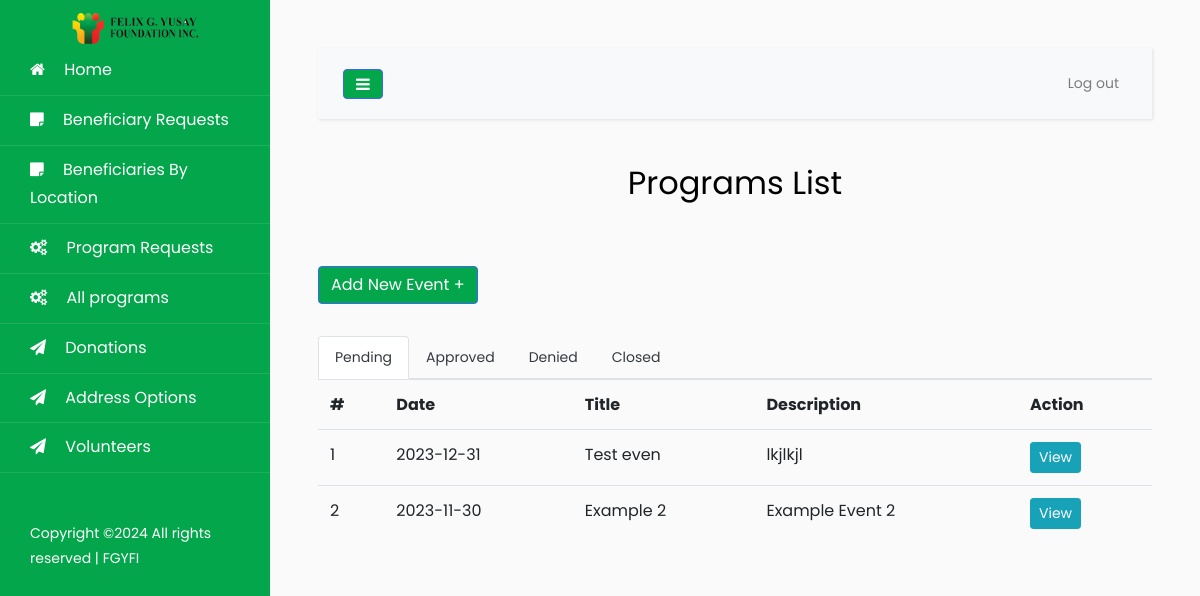
The page /pages/programs.php?catId=1 (signed in) on the database its author committed.
### tables this page shows
CREATE TABLE `program` (
  `Id` int(11) NOT NULL AUTO_INCREMENT,
  `title` varchar(255) DEFAULT NULL,
  `date` date DEFAULT NULL,
  `time` time DEFAULT NULL,
  `description` text,
  `categoryId` int(11) DEFAULT NULL,
  `address` text,
  `notes` text,
  `maxVolunteer` int(255) DEFAULT NULL,
  `amountSpent` double DEFAULT NULL,
  `status` varchar(255) DEFAULT 'Pending',
  `image` varchar(150) NOT NULL,
  PRIMARY KEY (`Id`)
);

### config/functions.php (called while the page is built, shortened)
<?php
function get_query_string($keyword, $default){
	return (isset($_GET[$keyword]) && $_GET[$keyword] != '') ? $_GET[$keyword] : $default;
}
function char_limit($x, $length){
	$result = $x;
  if(strlen($x)<=$length)
  {
    $result = $x;
  }
  else
  {
    $y=substr($x,0,$length) . '...';
    $result = $y;
  }
	return $result;
}
?>

### config/Models.php (called while the page is built, shortened)
<?php
include "CRUD.php";
include "functions.php";
function program() {
	$crud = new CRUD;
	$crud->table = "program";
	return $crud;
}
?>

### config/CRUD.php (called while the page is built)
<?php class CRUD{var $table;var $obj=array();function arrayToQuery($query){$query_array=array();foreach($query as $key=>$key_value){if($key_value=="NOW()"){$query_array[]="$key=$key_value";}else{$query_array[]="$key='".htmlspecialchars($key_value,ENT_QUOTES)."'";}}return implode(', ',$query_array);}function list($query=""){$query=$query?"where ".$query:"";$db=Database::connect();$pdo=$db->prepare("select * from $this->table $query");$pdo->execute();$result=$pdo->fetchAll(PDO::FETCH_OBJ);Database::disconnect();return $result;}function count($query=""){$query=$query?"where ".$query:"";$db=Database::connect();$pdo=$db->prepare("select * from $this->table $query");$pdo->execute();Database::disconnect();return $pdo->rowCount();}function get($args){$db=Database::connect();$pdo=$db->prepare("select * from $this->table where $args");$pdo->execute();$result=$pdo->fetch(PDO::FETCH_OBJ);Database::disconnect();return $result;}function create(){$object=$this->arrayToQuery($this->obj);$db=Database::connect();$pdo=$db->prepare("insert into $this->table set $object");$pdo->execute();Database::disconnect();}function update($args){$object=$this->arrayToQuery($this->obj);$db=Database::connect();$pdo=$db->prepare("update $this->table set $object where $args");$pdo->execute();Database::disconnect();}function delete($args){$db=Database::connect();$pdo=$db->prepare("delete from $this->table where $args");$pdo->execute();Database::disconnect();}} ?>

### pages/programs.php (the view, shortened to what this page needs)
<?php
$ROOT_DIR="../";
include $ROOT_DIR . "templates/header.php";
$catId = $_GET["catId"];
$status = get_query_string("status", "Pending");
$program_list = program()->list("categoryId=$catId and status='$status'");
$pActive = "";
$aActive = "";
$dActive = "";
$cActive = "";
if ($status=="Pending") {
  $pActive = "active";
}
?>
<center>
<h2>Programs List</h2>
</center>
<br><br>
<button type="button" class="btn btn-primary mb-3" href="javascript:void(0)" id="btn-add-item">
  Add New Event +
</button>
<ul class="nav nav-tabs mt-3">
<li class="nav-item">
  <a class="nav-link text-dark <?=$pActive?>" href="?catId=<?=$catId?>&status=Pending">Pending</a>
</li>
<li class="nav-item">
  <a class="nav-link text-dark <?=$aActive?>" href="?catId=<?=$catId?>&status=Approved">Approved</a>
</li>
<li class="nav-item">
  <a class="nav-link text-dark <?=$dActive?>" href="?catId=<?=$catId?>&status=Denied">Denied</a>
</li>
<li class="nav-item">
  <a class="nav-link text-dark <?=$cActive?>" href="?catId=<?=$catId?>&status=Closed">Closed</a>
</li>
</ul>
<table class="table">
  <tr>
    <th>#</th>
    <th>Date</th>
    <th>Title</th>
    <th>Description</th>
    <th>Action</th>
  </tr>
<?php
  $count = 0;
 foreach ($program_list as $row):
   $count +=1;
    ?>
  <tr class="item-items">
    <td class="item-data"
    ><?=$count;?></td>
    <td><?=$row->date;?></td>
    <td><?=$row->title;?></td>
    <td><?=char_limit($row->description, 100);?></td>
    <td>
      <div class="action-btn">
        <a href="program-detail.php?Id=<?=$row->Id;?>" class="btn btn-info btn-sm">View</a>
      </div>
    </td>
  </tr>
<?php endforeach; ?>
</table>
<?php include $ROOT_DIR . "templates/footer.php"; ?>

### templates/header.php (style rules this page uses)
.btn-primary { background: #03a64a !important; }

### rows shown on the page
program: date "2023-12-31", title "Test even", description "lkjlkjl"
program: date "2023-11-30", title "Example 2", description "Example Event 2"
